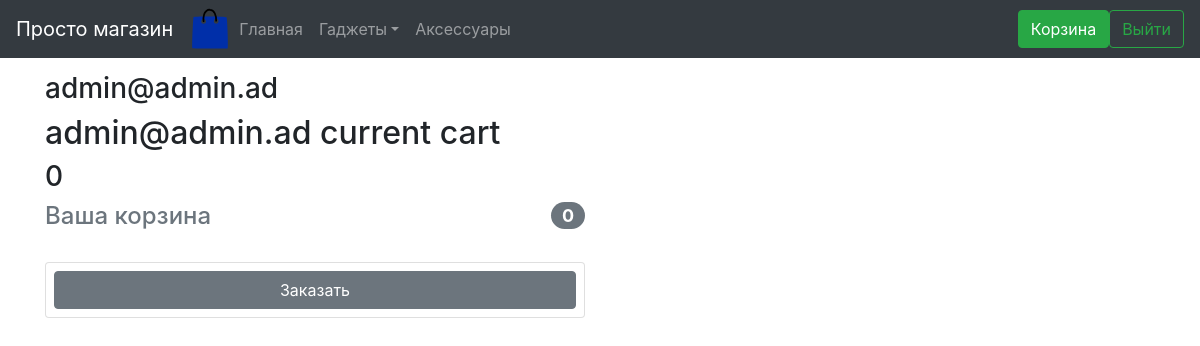
The page /cart/ (signed in) on the database its author committed.
### Market/models.py (models this page shows)
class CustomUser(AbstractUser):
    username = None
    email = models.EmailField(_('email_address'),
                              unique=True)
    USERNAME_FIELD = 'email'
    REQUIRED_FIELDS = []
    objects = CustomUserManager()
    def __str__(self):
        return self.email

class Order(models.Model):
    status = models.BooleanField(default=False)
    creation = models.DateTimeField()
    products = models.ManyToManyField(Product, through='Cart')
    user = models.ForeignKey(CustomUser, on_delete=models.CASCADE)
    def __str__(self):
        if self.status == 1:
            return f'Order #{self.id}: {self.user} - {self.creation}'
        else:
            return f'{self.user} current cart'

### Market/views.py (the view)
# urls.py: path('cart/', views.cart, name='cart'),
def cart(request):
    navigation = Category.objects.all()
    if request.user.is_authenticated:
        email = request.user.email
        cart_check = CustomUser.objects.filter(email=email)[0].order_set.filter(status=0)
        if not cart_check:
            current_order = Order.objects.create(user_id = CustomUser.objects.filter(email=email)[0].id)
            current_order.save()
        else:
            current_order = cart_check[0]
        cart_inside = current_order.cart_set.all()
        if request.method == 'POST':
            if request.POST['verification'] == "True":
                current_order.status = 1
                current_order.creation = timezone.now
                current_order.save()
                return redirect('index')
            else:
                merch_id = request.POST['merchandise_id']
                product = cart_inside.filter(product = merch_id)
                if product:
                    product[0].amount = product[0].amount +1
                    product[0].save()
                    test = product[0].amount
                if not product:
                    addition = Cart.objects.create(product_id = merch_id, order_id = current_order.id, amount = 1)
                    addition.save()
                    test = addition.amount
        else:
            test = 0
    else:
        return redirect('login')
    return render(request, 'cart.html',
                  context={'navi': navigation,
                           'email': email,
                           'order': current_order,
                           'cart': cart_inside,
                           'test': test})

### templates/cart.html (shortened to what this page needs)
<!DOCTYPE html>
{% load static %}
<html lang="en" >
<head>
  <link rel="stylesheet" href="../static/bootstrap.min.css">
  <link rel="stylesheet" href="../static/main.css">
</head>
<body class="" data-gr-c-s-loaded="true">
<nav class="navbar navbar-expand-md navbar-dark fixed-top bg-dark">
  <a class="navbar-brand" href="../">Просто магазин</a>
  <img src="../static/logo.svg" alt="" width="42" height="42">
  <div class="collapse navbar-collapse" id="navbarsExampleDefault">
    <ul class="navbar-nav mr-auto">
      <li class="nav-item">
        <a class="nav-link" href="../">
          Главная</a>
      </li>
      <li class="nav-item dropdown">
        <a class="nav-link dropdown-toggle" href="#" id="dropdown01"
           data-toggle="dropdown" aria-haspopup="true" aria-expanded="false">
          Гаджеты</a>
      </li>
      <li class="nav-item">
        <a class="nav-link" href="../empty_section">
          Аксесcуары</a>
      </li>
    </ul>
    <a class="btn btn-outline-success my-2 my-sm-0 active" role="button"
       href="../cart">
      Корзина</a>
    {% if not user.is_authenticated %}
      <a class="btn btn-outline-success my-2 my-sm-0" role="button"
        href="../login">
        Войти</a>
    {% else %}
      <a class="btn btn-outline-success my-2 my-sm-0" role="button"
        href="../logout">
        Выйти</a>
    {% endif %}
  </div>
</nav>
<div class="container mt-3">
  <h3>{{email}}</h3>
  <h2>{{order}}</h2>
  <h3>{{test}}</h3>
  <div class="row">
    <div class="col-lg-6 col-md-9 col-sm-12 order-md-2 mb-4">
      <h4 class="d-flex justify-content-between align-items-center mb-3">
        <span class="text-muted">Ваша корзина</span>
        <span class="badge badge-secondary badge-pill">{{cart.count}}</span>
      </h4>
      <form class="card p-2" method = "POST" action="../cart/">
        <button type="submit" class="btn btn-secondary">Заказать</button>
      </form>
    </div>
  </div>
</div>
</body>
</html>

### rows shown on the page
CustomUser: email "admin@admin.ad"
Order: status+user "admin@admin.ad current cart", count "0"

### other values the page prints
{{ test }} "0"
